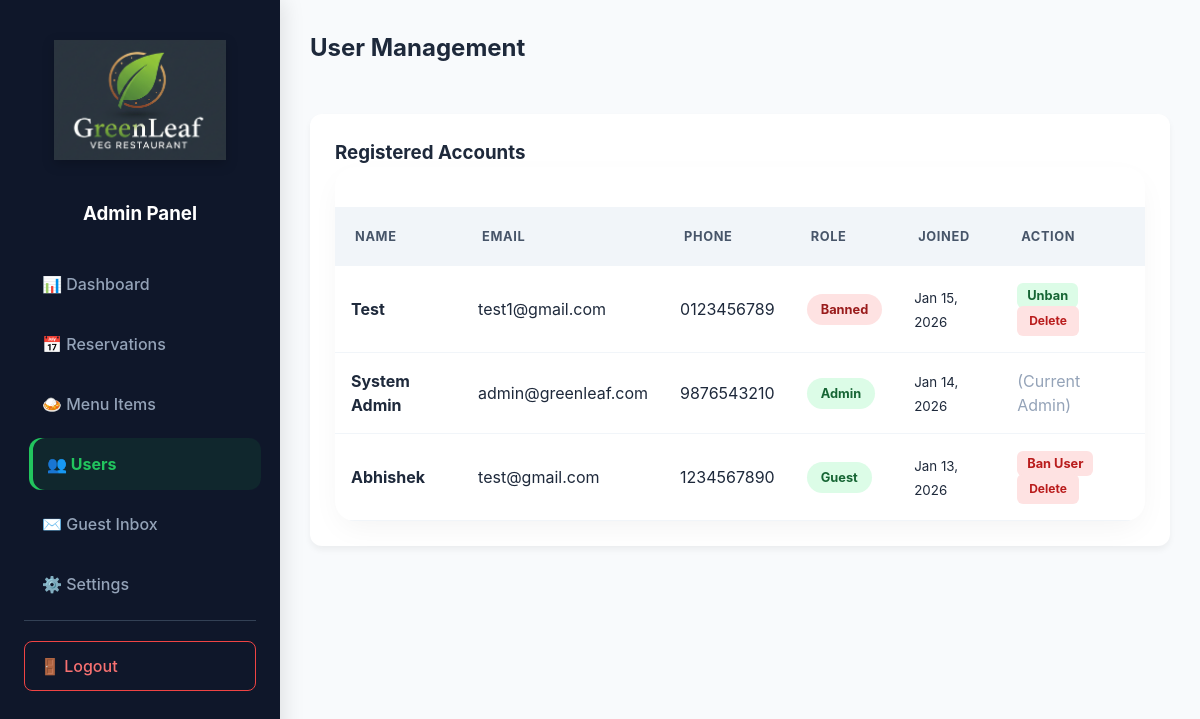
Page /admin/manage-users.php (signed in) on the earlier database version.
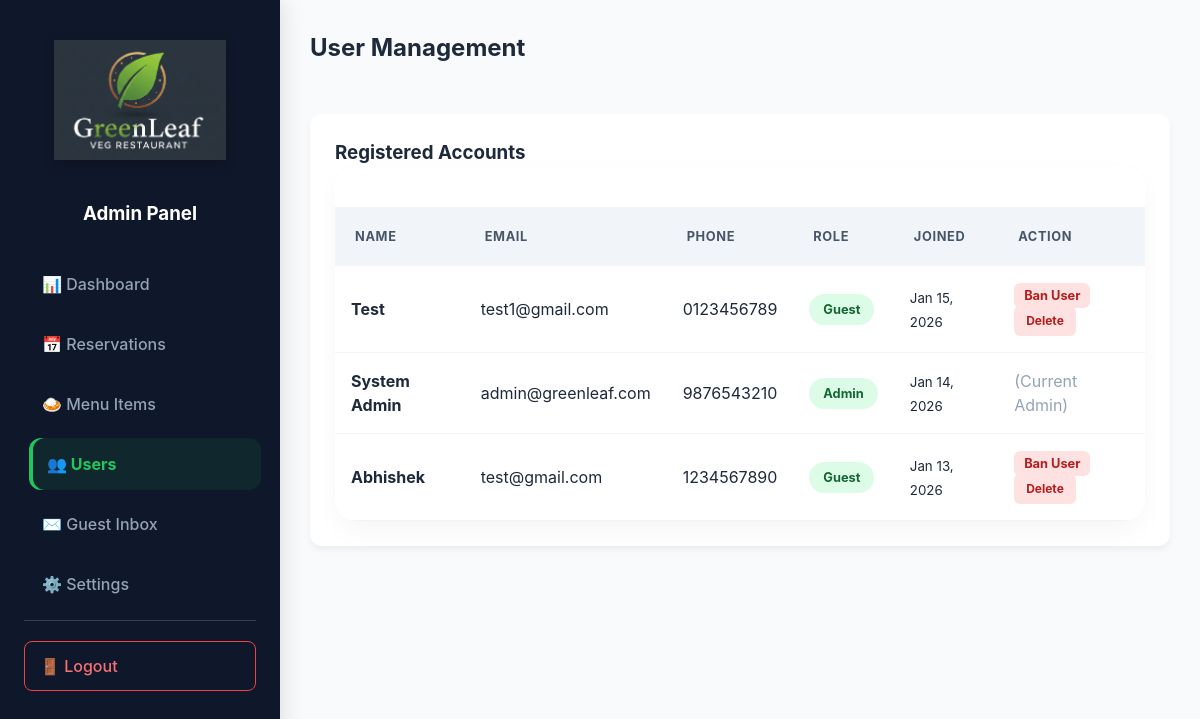
Same page on the later database version.
### tables this page shows
CREATE TABLE `users` (
  `user_id` int(11) NOT NULL,
  `full_name` varchar(100) NOT NULL,
  `email` varchar(100) NOT NULL,
  `phone` varchar(20) NOT NULL,
  `password` varchar(255) NOT NULL,
  `role` enum('guest','admin','banned') DEFAULT 'guest',
  `created_at` timestamp NOT NULL DEFAULT current_timestamp()
);

### admin/manage-users.php (the view, shortened to what this page needs)
<?php
require 'config.php';
$stmt = $dbh->query("SELECT user_id, full_name, email, phone, role, created_at FROM users ORDER BY created_at DESC");
$users = $stmt->fetchAll(PDO::FETCH_ASSOC);
?>
<!DOCTYPE html>
<html lang="en">
<head>
    <link rel="stylesheet" href="assets/css/admin-styles.css">
    <link rel="stylesheet" href="assets/css/index-styles.css">
</head>
<body class="admin-body">
    <div class="admin-container">
        <?php include 'sidebar.php'; ?>
        <main class="admin-main">
            <header class="admin-header">
                <h2>User Management</h2>
            </header>
            <section class="admin-card">
                <h3>Registered Accounts</h3>
                <div class="table-responsive">
                    <table class="admin-table">
                        <thead>
                            <tr>
                                <th>Name</th>
                                <th>Email</th>
                                <th>Phone</th>
                                <th>Role</th>
                                <th>Joined</th>
                                <th>Action</th>
                            </tr>
                        </thead>
                        <tbody>
                            <?php foreach ($users as $user): ?>
                                <tr>
                                    <td><strong><?php echo htmlspecialchars($user['full_name']); ?></strong></td>
                                    <td><?php echo htmlspecialchars($user['email']); ?></td>
                                    <td><?php echo htmlspecialchars($user['phone'] ?? 'N/A'); ?></td>
                                    <td>
                                        <span class="badge <?php echo ($user['role'] == 'banned') ? 'badge-danger' : 'badge-success'; ?>">
                                            <?php echo ucfirst($user['role']); ?>
                                        </span>
                                    </td>
                                    <td><small><?php echo date('M j, Y', strtotime($user['created_at'])); ?></small></td>
                                    <td>
                                        <?php if($user['role'] !== 'admin'): ?>
                                            <a href="?ban_id=<?php echo $user['user_id']; ?>"
                                                class="action-btn <?php echo ($user['role'] == 'banned') ? 'unban' : 'ban'; ?>">
                                            <?php echo ($user['role'] == 'banned') ? 'Unban' : 'Ban User'; ?>
                                            </a>
                                            <a href="?delete=<?php echo $user['user_id']; ?>"
                                            class="delete-btn"
                                            onclick="return confirm('Permanently delete this user?')">Delete</a>
                                        <?php else: ?>
                                            <span style="color:#94a3b8;">(Current Admin)</span>
                                        <?php endif; ?>
                                    </td>
                                </tr>
                            <?php endforeach; ?>
                        </tbody>
                    </table>
                </div>
            </section>
        </main>
    </div>
</body>
</html>

Differences in the rows shown:
changed users "Test": role "Banned" → "Guest"; role "Unban" → "Ban User"
